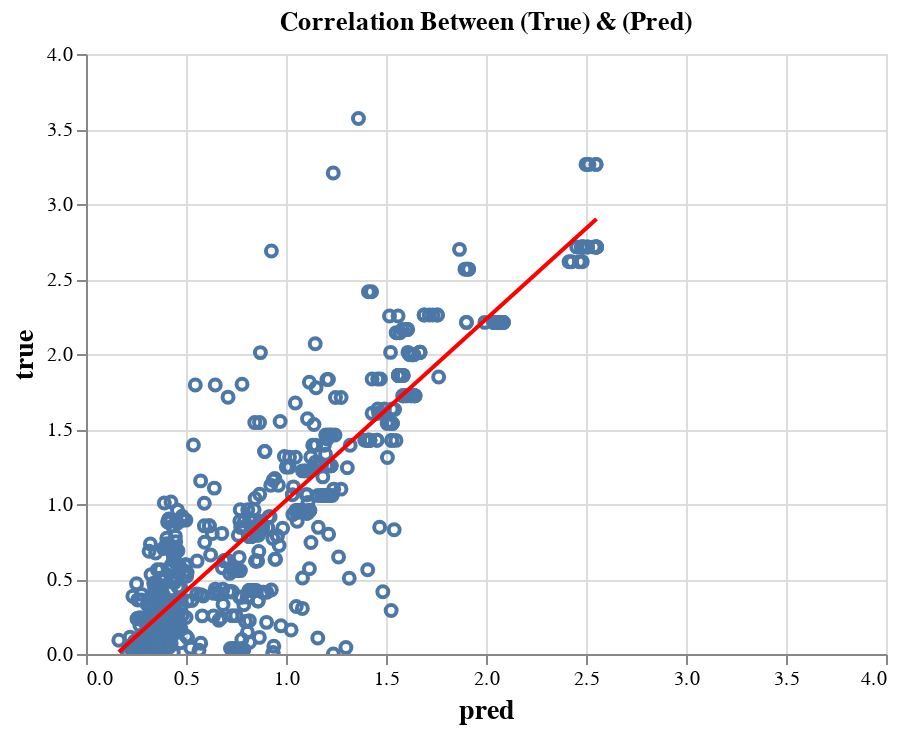

The cell this chart's notebook holds for it:
### Code cell
visualizer.plot_correlation(df_predicted, x="pred", y="true", xlim=(0,4), ylim=(0,4))

### Figure 1 — Vega-Lite specification as saved in the notebook (floating-point values rounded to 4 significant figures; data arrays with more than 128 entries replaced by an {"elided": "..."} marker saying what was removed)
{"config": {"view": {"continuousWidth": 400, "continuousHeight": 300}}, "layer": [{"mark": {"type": "point", "opacity": 1}, "encoding": {"tooltip": [{"type": "quantitative", "field": "pred", "format": ".2f", "title": "pred"}, {"type": "quantitative", "field": "true", "format": ".2f", "title": "true"}], "x": {"type": "quantitative", "axis": {"labelAngle": 0, "labelFontSize": 10, "title": "pred", "titleFontSize": 14}, "field": "pred", "scale": {"domain": [0, 4]}}, "y": {"type": "quantitative", "axis": {"labelFontSize": 10, "title": "true", "titleFontSize": 14}, "field": "true", "scale": {"domain": [0, 4]}}}, "height": 300, "selection": {"selector002": {"type": "interval", "bind": "scales", "encodings": ["x", "y"]}}, "title": "Correlation Between (True) & (Pred)", "width": 400}, {"mark": {"type": "line", "color": "red"}, "encoding": {"tooltip": [{"type": "quantitative", "field": "pred", "format": ".2f", "title": "pred"}, {"type": "quantitative", "field": "true", "format": ".2f", "title": "true"}], "x": {"type": "quantitative", "axis": {"labelAngle": 0, "labelFontSize": 10, "title": "pred", "titleFontSize": 14}, "field": "pred", "scale": {"domain": [0, 4]}}, "y": {"type": "quantitative", "axis": {"labelFontSize": 10, "title": "true", "titleFontSize": 14}, "field": "true", "scale": {"domain": [0, 4]}}}, "height": 300, "title": "Correlation Between (True) & (Pred)", "transform": [{"on": "pred", "regression": "true"}], "width": 400}], "data": {"name": "data-4cf4144989a0b64dbcb8a07c847298e1"}, "$schema": "https://vega.github.io/schema/vega-lite/v4.8.1.json", "datasets": {"data-4cf4144989a0b64dbcb8a07c847298e1": {"elided": "599 records"}}}
